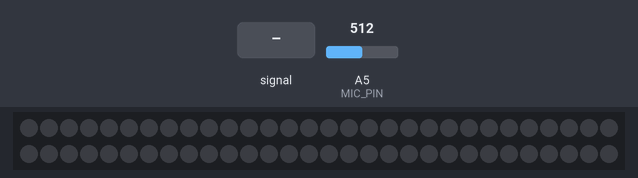
Simulated run of this sketch. Board: Arduino Uno, built with avr-gcc and run on an emulated ATmega328P. On the bench: 60 RGB LEDs in strip order, left to right, continuing on the next row. The test bench sets the inputs (shaded band); at power-on: A5 (MIC_PIN) = 512. Dim RGB values are drawn brighter than linear; what the sketch prints to the serial monitor is not drawn.

Above: at 2.2 s.
2.3 s: A5 (MIC_PIN) fed a 1000 Hz sine of ±255 counts around its level
At 2.75 s:
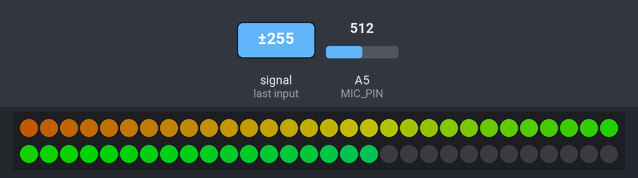
4.7 s: A5 (MIC_PIN) fed a 200 Hz sine of ±81 counts around its level
At 5.17 s:
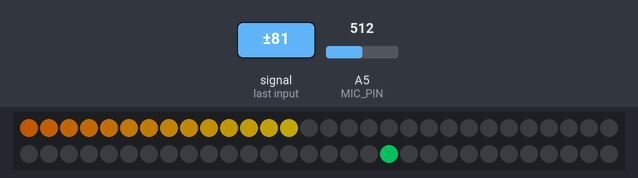
7.4 s: A5 (MIC_PIN) set to 900
At 7.9 s:
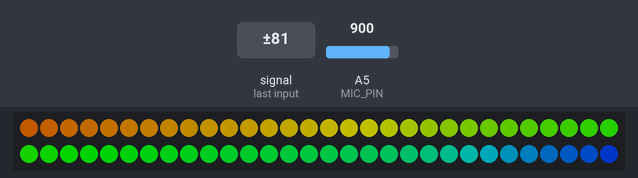
Timing chart, 0 to 7.6 s (numbered marks = the images above; inputs shaded):
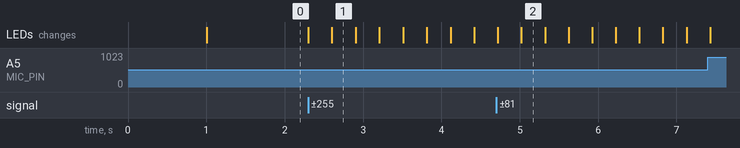

Measured:
- after the input at 2.3 s, the LEDs: first change at once (image 1 shows a later state)

The sketch:

soundbracelet.ino
```cpp
/* soundbracelet
 *
 * By: Jon Burroughs
 *
 * Converted to FastLED by: Andrew Tuline
 *
 * Date: October, 2014
 *
 * soundbracelet was based Neopixel code by Jon Burroughs:
 *
 * https://www.youtube.com/watch?v=JjX8X5D8RW0&feature=youtu.be
 * https://plus.google.com/105445034001275025240/posts/jK2fxRx79kj
 * http://www.slickstreamer.info/2014/07/led-bracelet-vu-meter-3dprinting.html
 *
 * That was based on the Adafruit LED Ampli-tie project at:
 *
 * https://learn.adafruit.com/led-ampli-tie/overview
 *
 * This version was written for a Sparkfun INMP401 MEMS microphone/pre-amp. In this case, it's plugged into A5 of the Arduino.
 *
 * Plug Vcc of the microphone into 3.3V of Arduino. Connect 3.3V of Arduino to the AREF pin, and gnd to gnd.
 *
 */


#include "FastLED.h"                                          // FastLED library.

#if FASTLED_VERSION < 3001000
#error "Requires FastLED 3.1 or later; check github for latest code."
#endif

// Fixed definitions cannot change on the fly.
#define LED_DT 12                                             // Data pin to connect to the strip.
#define LED_CK 11                                             // Clock pin for WS2801 or APA102.
#define COLOR_ORDER BGR                                       // It's GRB for WS2812 and BGR for APA102.
#define LED_TYPE APA102                                       // Using APA102, WS2812, WS2801. Don't forget to modify LEDS.addLeds to suit.
#define NUM_LEDS 60                                           // Number of LED's.

// Initialize changeable global variables.
uint8_t max_bright = 128;                                     // Overall brightness definition. It can be changed on the fly.

struct CRGB leds[NUM_LEDS];                                   // Initialize our LED array.

#define MIC_PIN 5                                             // Analog port for microphone

#define DC_OFFSET  0                                         // DC offset in mic signal - if unusure, leave 0
                                                              // I calculated this value by serialprintln lots of mic values
#define NOISE     30                                         // Noise/hum/interference in mic signal and increased value until it went quiet
#define SAMPLES   60                                          // Length of buffer for dynamic level adjustment
#define TOP (NUM_LEDS + 2)                                    // Allow dot to go slightly off scale
#define PEAK_FALL 10                                          // Rate of peak falling dot

byte
  peak      = 0,                                              // Used for falling dot
  dotCount  = 0,                                              // Frame counter for delaying dot-falling speed
  volCount  = 0;                                              // Frame counter for storing past volume data
int
  vol[SAMPLES],                                               // Collection of prior volume samples
  lvl       = 10,                                             // Current "dampened" audio level
  minLvlAvg = 0,                                              // For dynamic adjustment of graph low & high
  maxLvlAvg = 512;


void setup() {

  // This is only needed on 5V Arduinos (Uno, Leonardo, etc.). Connect 3.3V to mic AND TO AREF ON ARDUINO and enable this
  // line.  Audio samples are 'cleaner' at 3.3V. COMMENT OUT THE FOLLOWING LINE FOR 3.3V ARDUINOS (FLORA, ETC.):
  analogReference(EXTERNAL);

  Serial.begin(115200);                                        // Initialize serial port for debugging.
  delay(1000);                                                // Soft startup to ease the flow of electrons.

//  LEDS.addLeds<LED_TYPE, LED_DT, COLOR_ORDER>(leds, NUM_LEDS);        // Use this for WS2812B
  LEDS.addLeds<LED_TYPE, LED_DT, LED_CK, COLOR_ORDER>(leds, NUM_LEDS);  // Use this for WS2801 or APA102

  FastLED.setBrightness(max_bright);
  set_max_power_in_volts_and_milliamps(5, 500);               // FastLED 2.1 Power management set at 5V, 500mA

} // setup()


void loop() {

  soundbracelet();
  FastLED.show();                         // Power managed FastLED display

} // loop()


void soundbracelet() {

  uint8_t  i;
  uint16_t minLvl, maxLvl;
  int      n, height;

  n = analogRead(MIC_PIN);                                    // Raw reading from mic
  n = abs(n - 512 - DC_OFFSET);                               // Center on zero

  Serial.println(n);

  n = (n <= NOISE) ? 0 : (n - NOISE);                         // Remove noise/hum
  lvl = ((lvl * 7) + n) >> 3;                                 // "Dampened" reading (else looks twitchy)

  // Calculate bar height based on dynamic min/max levels (fixed point):
  height = TOP * (lvl - minLvlAvg) / (long)(maxLvlAvg - minLvlAvg);

  if (height < 0L)       height = 0;                          // Clip output
  else if (height > TOP) height = TOP;
  if (height > peak)     peak   = height;                     // Keep 'peak' dot at top


  // Color pixels based on rainbow gradient
  for (i=0; i<NUM_LEDS; i++) {
    if (i >= height)   leds[i].setRGB( 0, 0,0);
    else leds[i] = CHSV(map(i,0,NUM_LEDS-1,30,150), 255, 255);
  }

  // Draw peak dot
  if (peak > 0 && peak <= NUM_LEDS-1) leds[peak] = CHSV(map(peak,0,NUM_LEDS-1,30,150), 255, 255);

// Every few frames, make the peak pixel drop by 1:

    if (++dotCount >= PEAK_FALL) {                            // fall rate
      if(peak > 0) peak--;
      dotCount = 0;
    }

  vol[volCount] = n;                                          // Save sample for dynamic leveling
  if (++volCount >= SAMPLES) volCount = 0;                    // Advance/rollover sample counter

  // Get volume range of prior frames
  minLvl = maxLvl = vol[0];
  for (i=1; i<SAMPLES; i++) {
    if (vol[i] < minLvl)      minLvl = vol[i];
    else if (vol[i] > maxLvl) maxLvl = vol[i];
  }
  // minLvl and maxLvl indicate the volume range over prior frames, used
  // for vertically scaling the output graph (so it looks interesting
  // regardless of volume level).  If they're too close together though
  // (e.g. at very low volume levels) the graph becomes super coarse
  // and 'jumpy'...so keep some minimum distance between them (this
  // also lets the graph go to zero when no sound is playing):
  if((maxLvl - minLvl) < TOP) maxLvl = minLvl + TOP;
  minLvlAvg = (minLvlAvg * 63 + minLvl) >> 6;                 // Dampen min/max levels
  maxLvlAvg = (maxLvlAvg * 63 + maxLvl) >> 6;                 // (fake rolling average)

} // fastbracelet()
```
